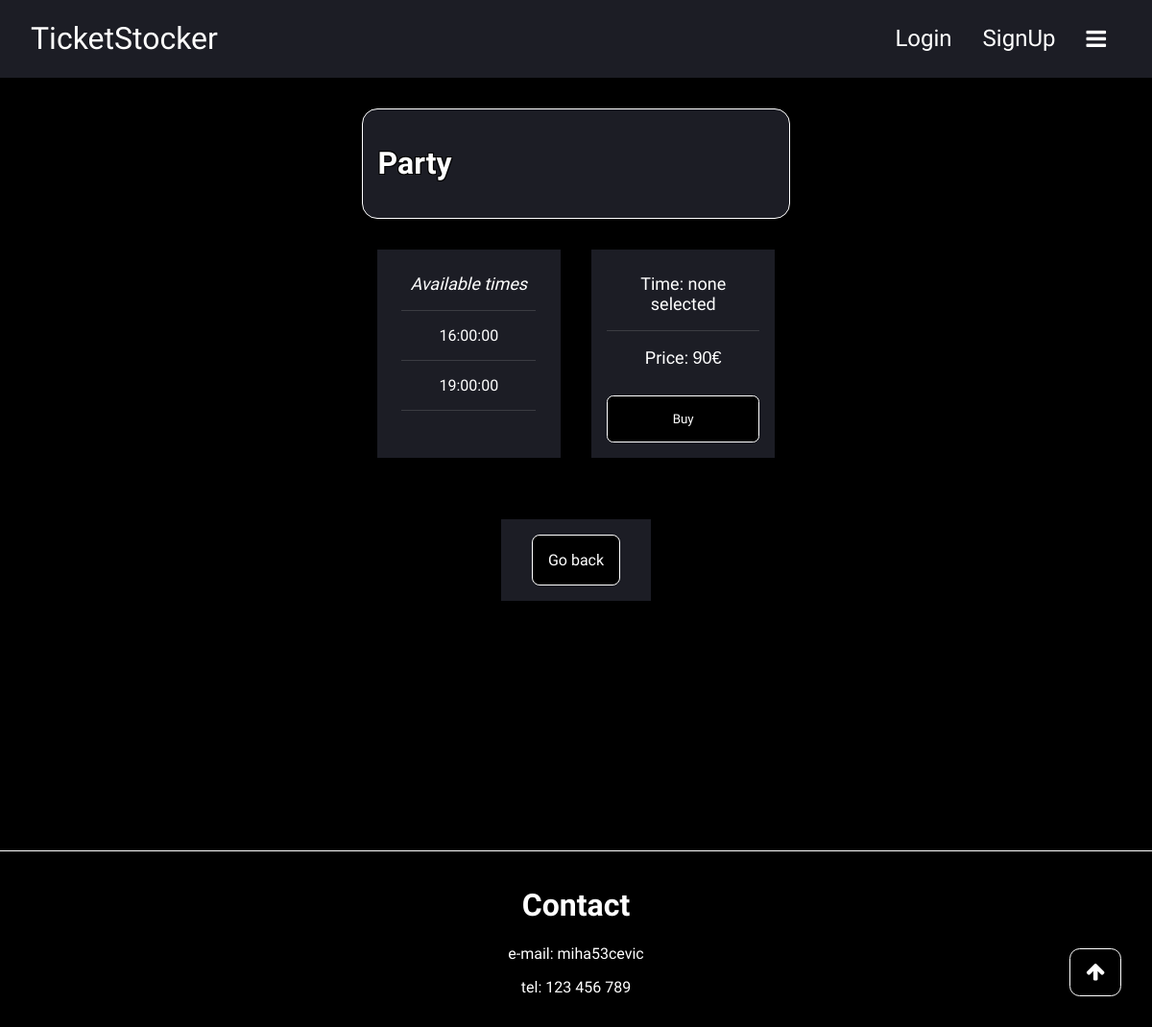
/ticket/ticket_info.php?id=185, run on the app's committed database.
### tables this page shows
CREATE TABLE `ticket` (
  `id` int(11) NOT NULL,
  `name` varchar(255) NOT NULL,
  `date` date NOT NULL,
  `price` int(11) NOT NULL
);

CREATE TABLE `times` (
  `id` int(11) NOT NULL,
  `time1` time NOT NULL,
  `time2` time DEFAULT NULL,
  `time3` time DEFAULT NULL
);

### src/includes/SqlHandler.php (called while the page is built, shortened)
<?php
    class SqlHandler {
        public $mysqli;
        function __construct($ip, $user, $pass, $database) {
            $this->mysqli = mysqli_connect($ip, $user, $pass, $database);
        }
        function querry($sql, $read) {
            $result = mysqli_query($this->mysqli, $sql);
            return true;
        }
    };
?>

### src/ticket/ticket_info.php (the view, shortened to what this page needs)
<?php
$id = $_GET['id'] | 0;
$handler = createSqlHandler();
$handler->querry("SELECT ticket.name, ticket.price, times.time1, times.time2, times.time3, seats.row, seats.col, discounts.discount FROM ticket, times, seats, discounts WHERE $id = ticket.id AND ticket.id = times.id AND ticket.id = seats.id AND discounts.id = ticket.id", true);
?>
<!DOCTYPE html>
<html lang="en">
<head>
    <link rel='stylesheet' href='https://cdnjs.cloudflare.com/ajax/libs/font-awesome/4.7.0/css/font-awesome.min.css'>
    <link rel="stylesheet" href="../main.css">
</head>
<body>
    <a href="#top" class="fa fa-arrow-up fa-lg top-icon button"></a>
    <main class="main">
        <header class="header bg-sec-colour">
            <h1 class="header-title"> <a href="../index.php" class="header-title">TicketStocker</a> </h1>
            <?php
                if (isset($_SESSION['user'])) {
                    printf('<a class="header-greet">Welcome, %s</a>', $_SESSION['user']);
                    if ($_SESSION['type'] == 'admin') {
                        print('<a class="header-item" href="../admin/admin.php">AdminPage</a>');
                    }
                    print('<a class="header-item" href="../logout.php">Logout</a>');
                } else {
                    print('<a class="header-item" href="login.php">Login</a>');
                    print('<a class="header-item" href="signup.php">SignUp</a>');
                    print('<i class="fa fa-bars fa-lg header-item" id="navButton"></i>');
                }
            ?>
        </header>
        <div class="container transparent align-items-center">
            <div class="container w100 align-items-center ticket-pannel"
                style="background-image: url('../../images/<?php echo $_GET['id'] ?>.jpg');">
                <h1 class="hHeader text-outline"> <?php echo $handler->data[0]['name']; ?> </h1>
            </div>
            <div class="row">
                <div class="container w100 align-items-center">
                    <div class="content">
                        <div class="col" id="time-list">
                            <i class="pHeader">Available times</i>
                            <hr>
                            <?php
                                    $time1 = $handler->data[0]['time1'];
                                    $time2 = $handler->data[0]['time2'];
                                    $noTime = '00:00:00';
                                    if ($time1 != $noTime) {
                                        echo "<p class='pText pHover'>$time1</p>";
                                        echo "<hr>";
                                    }
                                    if ($time2 != $noTime) {
                                        echo "<p class='pText pHover'>$time2</p>";
                                        echo "<hr>";
                                    }
                                ?>
                        </div>
                    </div>
                </div>
                <div class="container w100 align-items-center">
                    <div class="content">
                        <div class="col">
                            <p class="pHeader">Time: <span id="time">none selected</span> </p>
                            <hr>
                            <?php
                                $discount = (int)$handler->data[0]['discount'];
                                $init_price = $handler->data[0]['price'];
                                if ($discount != 0) {
                                    $discount = 100 - $discount;
                                    $discount /= 100;
                                    printf('<p class="pHeader">Price: <span style="font-family: arial;">%s€ <span style="text-decoration: line-through; font-family: arial;">(%s€)</span></span> </p>', $init_price * $discount, $init_price);
                                } else {
                                    printf('<p class="pHeader">Price: <span style="font-family: arial;">%s€</span> </p>', $handler->data[0]['price']);
                                }
                            ?>
                            <br>
                            <button class="button" id="buy">Buy</button>
                        </div>
                    </div>
                </div>
            </div>
        </div>
        <div class="container transparent align-items-center">
            <div class="container w100 align-items-center" style="padding: 1rem">
                <a href='../index.php' style='text-decoration: none;' class='button'>Go back</a>
            </div>
        </div>
        <br><br><br><br><br><br><br><br><br><br><br><br>
        <?php
            include '../includes/footer.php';
        ?>
    </main>
</body>
</html>

### src/main.css (style rules this page uses)
* { box-sizing: border-box; font-family: Raleway; }
body { margin: 0; background-color: black; }
html { scroll-behavior: smooth; }
hr { border: 0; height: 1px; background-color: rgba(128, 128, 128, 0.308); width: 100%; }
.main { display: flex; flex-direction: column; align-items: center; transition: margin-right 0.5s; }
.header { display: flex; flex-direction: row; width: 100%; text-align: center; background-color: transparent; padding: 0 2rem 0 2rem; }
.header-title { color: white; flex: 1; text-align: left; font-family: "Allerta Stencil"; font-weight: normal; text-decoration: none; }
.header-item { text-decoration: none; color: white; padding: 1rem; align-self: center; font-size: x-large; }
.button { background-color: black; border: 0; color: white; padding: 1rem; border-radius: 0.5em; border: 1px solid white; text-decoration: none; }
.hHeader { color: white; font-weight: bold; padding: 1rem; width: fit-content; }
.top-icon { text-decoration: none; position: fixed; right: 2rem; bottom: 2rem; z-index: 2; }
.pHeader { padding: 0.5em; font-size: large; margin: 0; color: white; }
.pText { padding: 0.5em; font-size: medium; margin: 0; color: white; }
.container { display: flex; flex-direction: column; margin: 1rem; background-color: #1C1D25; }
.content { padding: 1rem; text-align: center; }
.ticket-pannel { flex: 1; display: flex; flex-direction: row; margin: 1rem; border-radius: 1rem; border: 1px solid white; background-size: cover; background-position: center; position: relative; }
.row { display: flex; flex-direction: row; }
.col { display: flex; flex-direction: column; }
.align-items-center { align-items: center; }
.transparent { background-color: transparent; }
.text-outline { text-shadow: -1px -1px 0 #000, 1px -1px 0 #000, -1px 1px 0 #000, 1px 1px 0 #000; }
.bg-sec-colour { background-color: #1C1D25; }
.w100 { width: 100%; }

### data on the page
ticket: name "Party", times.time1 "16:00:00", times.time2 "19:00:00", price "90"
